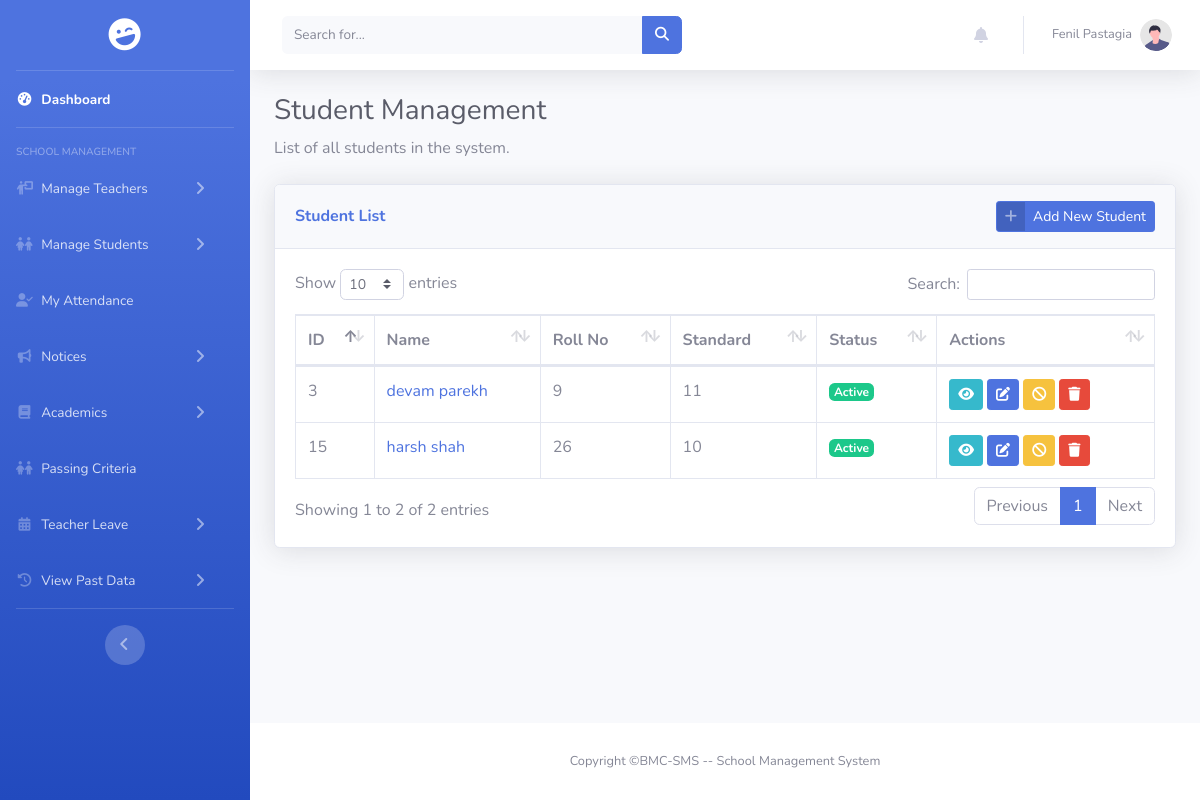
Before: /pages/student/student_list.php (signed in) with the older database file.
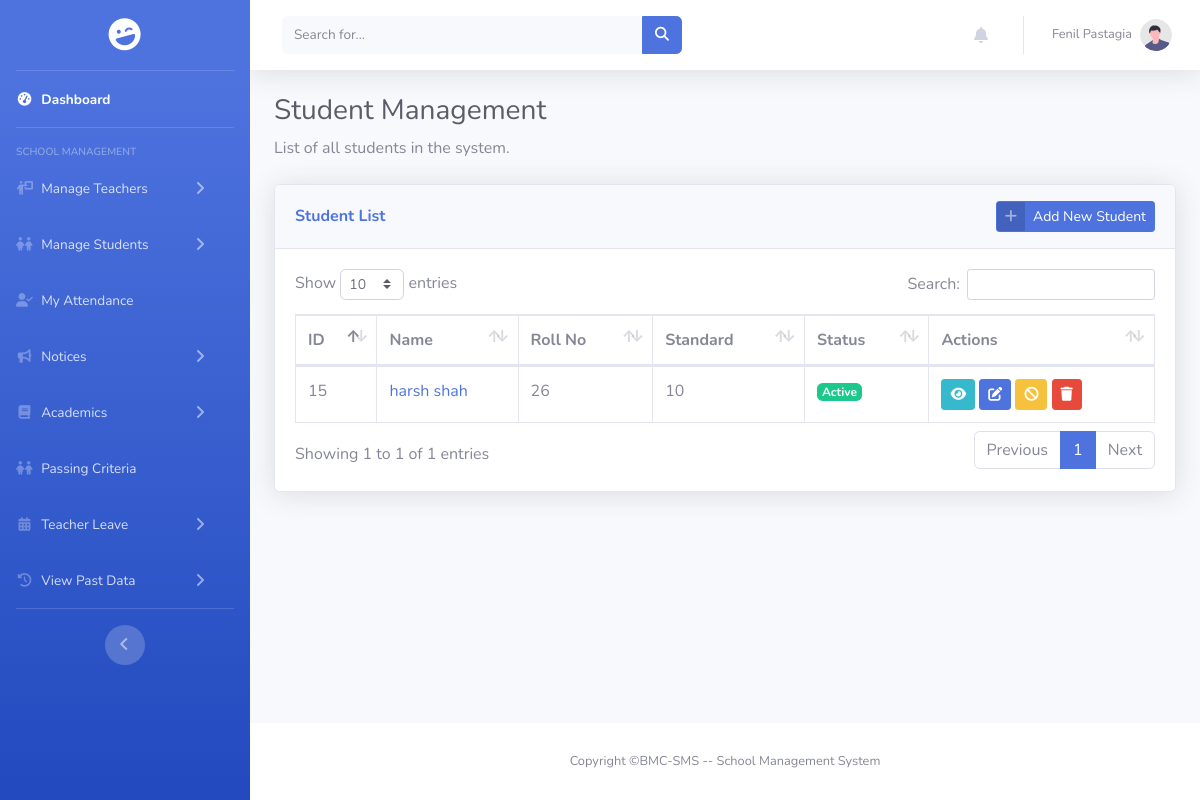
After: the same page with the newer database file.
### tables this page shows
CREATE TABLE `student` (
  `id` int(11) NOT NULL,
  `student_image` varchar(255) DEFAULT NULL,
  `student_name` varchar(50) DEFAULT NULL,
  `rollno` varchar(10) DEFAULT NULL,
  `std` varchar(4) DEFAULT NULL,
  `email` varchar(50) NOT NULL,
  `password` varchar(255) NOT NULL,
  `academic_year` varchar(9) DEFAULT NULL,
  `school_id` int(11) DEFAULT NULL,
  `dob` date DEFAULT NULL,
  `gender` enum('male','female','others') DEFAULT NULL,
  `blood_group` enum('a+','a-','b+','b-','ab+','ab-','o+','o-') DEFAULT NULL,
  `address` text DEFAULT NULL,
  `father_name` varchar(50) DEFAULT NULL,
  `father_phone` varchar(10) DEFAULT NULL,
  `mother_name` varchar(50) DEFAULT NULL,
  `mother_phone` varchar(10) DEFAULT NULL
);

### includes/sidebar.php (called while the page is built, shortened)
<?php
if (isset($_COOKIE['encrypted_user_role'])) {
    $role = decrypt_id($_COOKIE['encrypted_user_role']);
}
?>

### encryption.php (called while the page is built, shortened)
<?php
function decrypt_id($encrypted)
{
    return openssl_decrypt($encrypted, ENCRYPTION_METHOD, ENCRYPTION_KEY, 0, ENCRYPTION_IV);
}

### pages/student/student_list.php (the view, shortened to what the changed rows need)
<?php
include_once "../../includes/connect.php";
include_once "../../encryption.php";
$query = "SELECT s.id, s.student_name, s.rollno, s.std, s.email, sc.school_name, u.account_status
        FROM student s
        LEFT JOIN school sc ON s.school_id = sc.id
        LEFT JOIN users u ON s.id = u.id
        ORDER BY s.id ASC";
$result = mysqli_query($conn, $query);
?>
<!DOCTYPE html>
<html lang="en">
<head>
    <link href="../../assets/vendor/fontawesome-free/css/all.min.css" rel="stylesheet" type="text/css">
    <link href="../../assets/css/sb-admin-2.min.css" rel="stylesheet">
    <link rel="stylesheet" href="https://cdnjs.cloudflare.com/ajax/libs/font-awesome/6.5.2/css/all.min.css" />
    <link href="../../assets/vendor/datatables/dataTables.bootstrap4.min.css" rel="stylesheet">
    <link rel="stylesheet" href="../../assets/css/sidebar.css">
    <link rel="stylesheet" href="../../assets/css/scrollbar_hidden.css">
</head>
<body id="page-top">
    <div id="wrapper">
        <?php include '../../includes/sidebar.php';?>
        <div id="content-wrapper" class="d-flex flex-column">
            <div id="content">
                <div class="container-fluid">
                    <h1 class="h3 mb-2 text-gray-800">Student Management</h1>
                    <div class="card shadow mb-4">
                        <div class="card-body">
                            <div class="table-responsive">
                                <table class="table table-bordered" id="studentListTable" width="100%" cellspacing="0">
                                    <thead>
                                        <tr>
                                            <th>ID</th>
                                            <th>Name</th>
                                            <th>Roll No</th>
                                            <th>Standard</th>
                                            <th>Status</th>
                                            <th>Actions</th>
                                        </tr>
                                    </thead>
                                    <tbody>
                                        <?php if ($result && mysqli_num_rows($result) > 0): ?>
                                        <?php while ($row = mysqli_fetch_assoc($result)): ?>
                                        <tr>
                                            <td><?php echo htmlspecialchars($row['id']); ?></td>
                                            <td><a
                                                    href="view.php?id=<?php echo $row['id']; ?>"><?php echo htmlspecialchars($row['student_name'] ?? 'N/A'); ?></a>
                                            </td>
                                            <td><?php echo htmlspecialchars($row['rollno'] ?? 'N/A'); ?></td>
                                            <td><?php echo htmlspecialchars($row['std'] ?? 'N/A'); ?></td>
                                            <td>
                                                <?php if ($row['account_status'] === 'active'): ?>
                                                <span class="badge badge-success">Active</span>
                                                <?php else: ?>
                                                <span class="badge badge-danger">Suspended</span>
                                                <?php endif; ?>
                                            </td>
                                            <td>
                                                <a href="view.php?id=<?php echo $row['id']; ?>"
                                                    class="btn btn-info btn-sm" title="View"><i
                                                        class="fas fa-eye"></i></a>
                                                <a href="edit.php?id=<?php echo $row['id']; ?>"
                                                    class="btn btn-primary btn-sm" title="Edit"><i
                                                        class="fas fa-edit"></i></a>
                                                <?php if ($role === 'schooladmin'): ?>
                                                <?php
                                                            $return_url = urlencode('/BMC-SMS/pages/student/student_list.php');
                                                            if ($row['account_status'] === 'active'):
                                                                $suspendUrl = "../../includes/actions/update_user_status.php?id={$row['id']}&status=suspended&return={$return_url}";
                                                            ?>
                                                <a href="#"
                                                    onclick="confirmAction('<?php echo $suspendUrl; ?>', 'suspend this student')"
                                                    class="btn btn-warning btn-sm" title="Suspend"><i
                                                        class="fas fa-ban"></i></a>
                                                <?php endif; ?>
                                                <?php endif; ?>
                                                <button class="btn btn-danger btn-sm"
                                                    onclick="confirmDelete(<?php echo $row['id']; ?>)" title="Delete"><i
                                                        class="fas fa-trash"></i></button>
                                            </td>
                                        </tr>
                                        <?php endwhile; ?>
                                        <?php else: ?>
                                        <tr>
                                            <td colspan="6" class="text-center">No students found</td>
                                        </tr>
                                        <?php endif; ?>
                                    </tbody>
                                </table>
                            </div>
                        </div>
                    </div>
                </div>
            </div>
        </div>
    </div>
</body>
</html>

Changed rows visible on the page:
removed student: id "3", student_name "devam parekh", rollno "9", std "11"
Other visible differences:
text written by a page script: "Show entries Search: Showing 1 to 2 of 2 entries Previous 1 Next" → "Show entries Search: Showing 1 to 1 of 1 entries Previous 1 Next"
